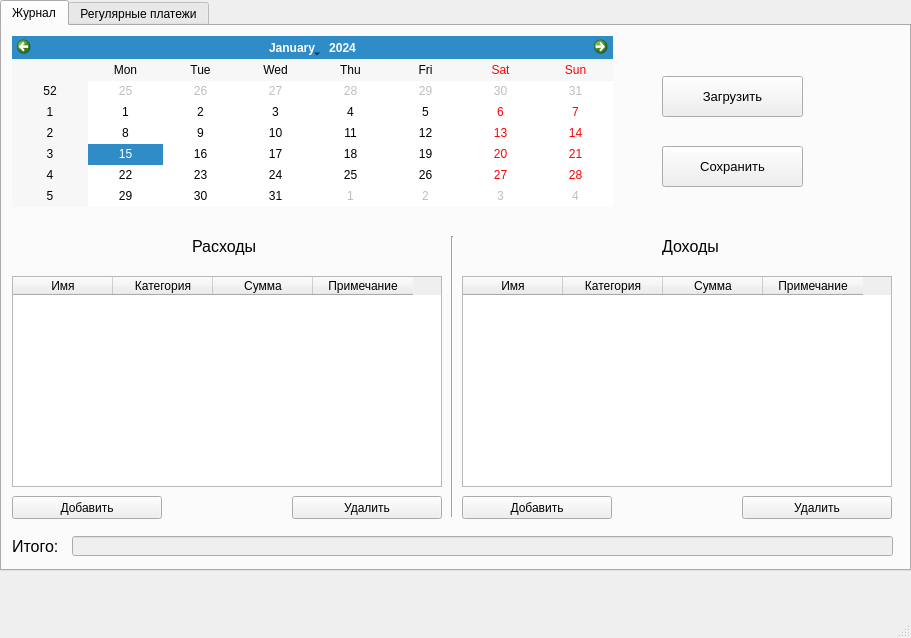
<?xml version="1.0" encoding="UTF-8"?>
<ui version="4.0">
 <class>MainWindow</class>
 <widget class="QMainWindow" name="MainWindow">
  <property name="geometry">
   <rect>
    <x>0</x>
    <y>0</y>
    <width>911</width>
    <height>638</height>
   </rect>
  </property>
  <property name="windowTitle">
   <string>*NAME*</string>
  </property>
  <widget class="QWidget" name="centralwidget">
   <widget class="QTabWidget" name="tabWidget">
    <property name="geometry">
     <rect>
      <x>0</x>
      <y>0</y>
      <width>911</width>
      <height>571</height>
     </rect>
    </property>
    <property name="font">
     <font>
      <pointsize>9</pointsize>
     </font>
    </property>
    <property name="currentIndex">
     <number>0</number>
    </property>
    <widget class="QWidget" name="tab">
     <attribute name="title">
      <string>Журнал</string>
     </attribute>
     <widget class="QPushButton" name="add_expense_btn">
      <property name="geometry">
       <rect>
        <x>10</x>
        <y>470</y>
        <width>150</width>
        <height>23</height>
       </rect>
      </property>
      <property name="font">
       <font>
        <pointsize>9</pointsize>
       </font>
      </property>
      <property name="text">
       <string>Добавить</string>
      </property>
     </widget>
     <widget class="QPushButton" name="add_gain_btn">
      <property name="geometry">
       <rect>
        <x>460</x>
        <y>470</y>
        <width>150</width>
        <height>23</height>
       </rect>
      </property>
      <property name="font">
       <font>
        <pointsize>9</pointsize>
       </font>
      </property>
      <property name="text">
       <string>Добавить</string>
      </property>
     </widget>
     <widget class="QLineEdit" name="total">
      <property name="enabled">
       <bool>false</bool>
      </property>
      <property name="geometry">
       <rect>
        <x>70</x>
        <y>510</y>
        <width>821</width>
        <height>20</height>
       </rect>
      </property>
     </widget>
     <widget class="QLabel" name="label_3">
      <property name="geometry">
       <rect>
        <x>190</x>
        <y>210</y>
        <width>71</width>
        <height>21</height>
       </rect>
      </property>
      <property name="font">
       <font>
        <pointsize>12</pointsize>
       </font>
      </property>
      <property name="text">
       <string>Расходы</string>
      </property>
     </widget>
     <widget class="QPushButton" name="save_btn">
      <property name="geometry">
       <rect>
        <x>660</x>
        <y>120</y>
        <width>141</width>
        <height>41</height>
       </rect>
      </property>
      <property name="font">
       <font>
        <pointsize>10</pointsize>
       </font>
      </property>
      <property name="text">
       <string>Сохранить</string>
      </property>
     </widget>
     <widget class="QLabel" name="label_4">
      <property name="geometry">
       <rect>
        <x>660</x>
        <y>210</y>
        <width>71</width>
        <height>21</height>
       </rect>
      </property>
      <property name="font">
       <font>
        <pointsize>12</pointsize>
       </font>
      </property>
      <property name="text">
       <string>Доходы</string>
      </property>
     </widget>
     <widget class="QTableWidget" name="gains_table">
      <property name="geometry">
       <rect>
        <x>460</x>
        <y>250</y>
        <width>430</width>
        <height>211</height>
       </rect>
      </property>
      <column>
       <property name="text">
        <string>Имя</string>
       </property>
      </column>
      <column>
       <property name="text">
        <string>Категория</string>
       </property>
      </column>
      <column>
       <property name="text">
        <string>Сумма</string>
       </property>
      </column>
      <column>
       <property name="text">
        <string>Примечание</string>
       </property>
      </column>
     </widget>
     <widget class="QPushButton" name="del_gain_btn">
      <property name="geometry">
       <rect>
        <x>740</x>
        <y>470</y>
        <width>150</width>
        <height>23</height>
       </rect>
      </property>
      <property name="font">
       <font>
        <pointsize>9</pointsize>
       </font>
      </property>
      <property name="text">
       <string>Удалить</string>
      </property>
     </widget>
     <widget class="QTableWidget" name="expenses_table">
      <property name="geometry">
       <rect>
        <x>10</x>
        <y>250</y>
        <width>430</width>
        <height>211</height>
       </rect>
      </property>
      <column>
       <property name="text">
        <string>Имя</string>
       </property>
      </column>
      <column>
       <property name="text">
        <string>Категория</string>
       </property>
      </column>
      <column>
       <property name="text">
        <string>Сумма</string>
       </property>
      </column>
      <column>
       <property name="text">
        <string>Примечание</string>
       </property>
      </column>
     </widget>
     <widget class="QPushButton" name="load_btn">
      <property name="geometry">
       <rect>
        <x>660</x>
        <y>50</y>
        <width>141</width>
        <height>41</height>
       </rect>
      </property>
      <property name="font">
       <font>
        <pointsize>10</pointsize>
       </font>
      </property>
      <property name="text">
       <string>Загрузить</string>
      </property>
     </widget>
     <widget class="QPushButton" name="del_expense_btn">
      <property name="geometry">
       <rect>
        <x>290</x>
        <y>470</y>
        <width>150</width>
        <height>23</height>
       </rect>
      </property>
      <property name="font">
       <font>
        <pointsize>9</pointsize>
       </font>
      </property>
      <property name="text">
       <string>Удалить</string>
      </property>
     </widget>
     <widget class="QCalendarWidget" name="calendar">
      <property name="geometry">
       <rect>
        <x>10</x>
        <y>10</y>
        <width>601</width>
        <height>171</height>
       </rect>
      </property>
      <property name="font">
       <font>
        <pointsize>9</pointsize>
       </font>
      </property>
     </widget>
     <widget class="Line" name="line">
      <property name="geometry">
       <rect>
        <x>440</x>
        <y>210</y>
        <width>20</width>
        <height>281</height>
       </rect>
      </property>
      <property name="orientation">
       <enum>Qt::Vertical</enum>
      </property>
     </widget>
     <widget class="QLabel" name="label_2">
      <property name="geometry">
       <rect>
        <x>10</x>
        <y>510</y>
        <width>61</width>
        <height>20</height>
       </rect>
      </property>
      <property name="font">
       <font>
        <pointsize>12</pointsize>
       </font>
      </property>
      <property name="text">
       <string>Итого:</string>
      </property>
     </widget>
    </widget>
    <widget class="QWidget" name="tab_2">
     <attribute name="title">
      <string>Регулярные платежи</string>
     </attribute>
     <widget class="QPushButton" name="del_spending_btn">
      <property name="geometry">
       <rect>
        <x>290</x>
        <y>270</y>
        <width>150</width>
        <height>23</height>
       </rect>
      </property>
      <property name="font">
       <font>
        <pointsize>9</pointsize>
       </font>
      </property>
      <property name="text">
       <string>Удалить</string>
      </property>
     </widget>
     <widget class="QPushButton" name="add_spending_btn">
      <property name="geometry">
       <rect>
        <x>10</x>
        <y>270</y>
        <width>150</width>
        <height>23</height>
       </rect>
      </property>
      <property name="font">
       <font>
        <pointsize>9</pointsize>
       </font>
      </property>
      <property name="text">
       <string>Добавить</string>
      </property>
     </widget>
     <widget class="QLineEdit" name="reg_total">
      <property name="enabled">
       <bool>false</bool>
      </property>
      <property name="geometry">
       <rect>
        <x>70</x>
        <y>310</y>
        <width>821</width>
        <height>20</height>
       </rect>
      </property>
     </widget>
     <widget class="QLabel" name="label_8">
      <property name="geometry">
       <rect>
        <x>660</x>
        <y>10</y>
        <width>71</width>
        <height>21</height>
       </rect>
      </property>
      <property name="font">
       <font>
        <pointsize>12</pointsize>
       </font>
      </property>
      <property name="text">
       <string>Доходы</string>
      </property>
     </widget>
     <widget class="QPushButton" name="del_income_btn">
      <property name="geometry">
       <rect>
        <x>740</x>
        <y>270</y>
        <width>150</width>
        <height>23</height>
       </rect>
      </property>
      <property name="font">
       <font>
        <pointsize>9</pointsize>
       </font>
      </property>
      <property name="text">
       <string>Удалить</string>
      </property>
     </widget>
     <widget class="QLabel" name="label_9">
      <property name="geometry">
       <rect>
        <x>10</x>
        <y>310</y>
        <width>61</width>
        <height>20</height>
       </rect>
      </property>
      <property name="font">
       <font>
        <pointsize>12</pointsize>
       </font>
      </property>
      <property name="text">
       <string>Итого :</string>
      </property>
     </widget>
     <widget class="QLabel" name="label_10">
      <property name="geometry">
       <rect>
        <x>190</x>
        <y>10</y>
        <width>71</width>
        <height>21</height>
       </rect>
      </property>
      <property name="font">
       <font>
        <pointsize>12</pointsize>
       </font>
      </property>
      <property name="text">
       <string>Расходы</string>
      </property>
     </widget>
     <widget class="QTableWidget" name="income_table">
      <property name="geometry">
       <rect>
        <x>460</x>
        <y>50</y>
        <width>430</width>
        <height>211</height>
       </rect>
      </property>
      <column>
       <property name="text">
        <string>Имя</string>
       </property>
      </column>
      <column>
       <property name="text">
        <string>Категория</string>
       </property>
      </column>
      <column>
       <property name="text">
        <string>Сумма</string>
       </property>
      </column>
      <column>
       <property name="text">
        <string>Период</string>
       </property>
      </column>
     </widget>
     <widget class="Line" name="line_3">
      <property name="geometry">
       <rect>
        <x>440</x>
        <y>10</y>
        <width>20</width>
        <height>281</height>
       </rect>
      </property>
      <property name="orientation">
       <enum>Qt::Vertical</enum>
      </property>
     </widget>
     <widget class="QPushButton" name="add_income_btn">
      <property name="geometry">
       <rect>
        <x>460</x>
        <y>270</y>
        <width>150</width>
        <height>23</height>
       </rect>
      </property>
      <property name="font">
       <font>
        <pointsize>9</pointsize>
       </font>
      </property>
      <property name="text">
       <string>Добавить</string>
      </property>
     </widget>
     <widget class="QTableWidget" name="spending_table">
      <property name="geometry">
       <rect>
        <x>10</x>
        <y>50</y>
        <width>430</width>
        <height>211</height>
       </rect>
      </property>
      <column>
       <property name="text">
        <string>Имя</string>
       </property>
      </column>
      <column>
       <property name="text">
        <string>Категория</string>
       </property>
      </column>
      <column>
       <property name="text">
        <string>Сумма</string>
       </property>
      </column>
      <column>
       <property name="text">
        <string>Период</string>
       </property>
      </column>
     </widget>
    </widget>
   </widget>
  </widget>
  <widget class="QMenuBar" name="menubar">
   <property name="geometry">
    <rect>
     <x>0</x>
     <y>0</y>
     <width>911</width>
     <height>21</height>
    </rect>
   </property>
  </widget>
  <widget class="QStatusBar" name="statusbar"/>
 </widget>
 <resources/>
 <connections/>
</ui>
